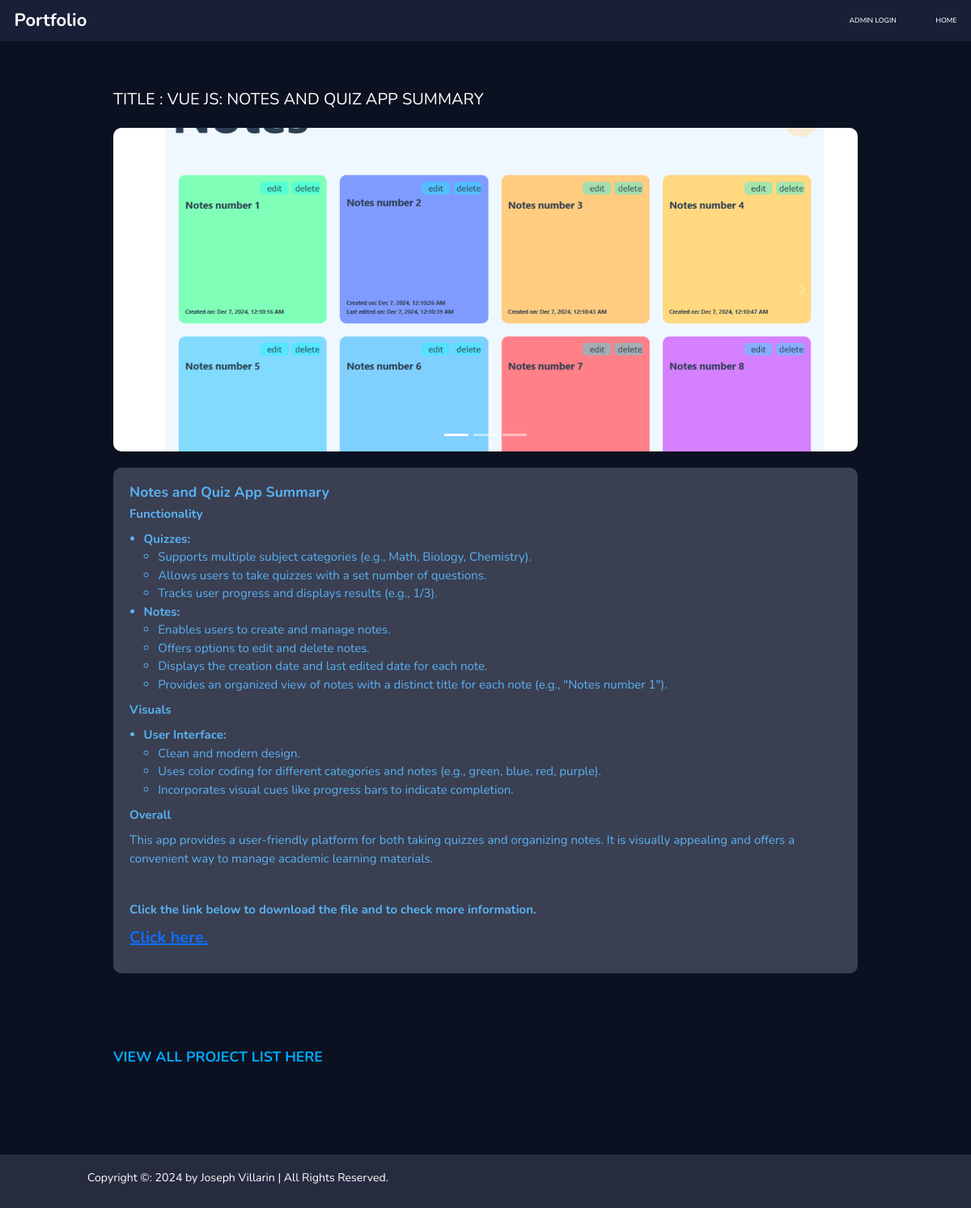
Page /items/category/web-development/vue-js-notes-and-quiz-app-summary/ on the committed database.
### items/models.py (models this page shows, shortened)
class Item(models.Model):
    item_name       = models.CharField(max_length=200, unique=True)
    slug            = models.SlugField(max_length=200, unique=True)
    description     = RichTextField(blank=True)  # Replaced TextField with RichTextField
    price           = models.IntegerField()
    images          = models.ImageField(upload_to='photos/products')
    stock           = models.IntegerField()
    is_available    = models.BooleanField(default=True)
    category        = models.ForeignKey(Category, on_delete=models.CASCADE)
    created_date    = models.DateTimeField(auto_now_add=True)
    modified_date   = models.DateTimeField(auto_now=True)

class ItemGallery(models.Model):
    item = models.ForeignKey(Item, on_delete=models.CASCADE)
    image = models.ImageField(upload_to='store/products', max_length=255)
    class Meta:
        verbose_name='itemgallery'
        verbose_name_plural='item gallery'

### items/views.py (the view)
# urls.py: path('category/<slug:category_slug>/<slug:item_slug>/', views.item_detail, name="item_detail"),
def item_detail(request, category_slug, item_slug):
    try:
        item_category = get_object_or_404(Item, category__slug=category_slug, slug=item_slug)
        in_favoritelist = FavoritesListItems.objects.filter(favoriteslist__favoriteslist_id = _favorites_id(request),item=item_category).exists()
    except Exception as e:
        raise e
    item_gallery = ItemGallery.objects.filter(item_id = item_category)
    context = {
        'item_category':item_category,
        'in_favoritelist':in_favoritelist,
        'item_gallery': item_gallery
    }
    return render(request, 'items/itemdetail.html',context)

### category/context_processor.py (called while the page is built)
def menu_links(request):
    links = Category.objects.all()
    return dict(links=links)

### favoriteslist/context_processors.py (called while the page is built)
def counter(request):
    favorites_count = 0
    if 'admin'in request.path:
        return {}
    else:
        try:
            favorites = FavoritesList.objects.filter(favoriteslist_id=_favorites_id(request))
            favorites_items = FavoritesListItems.objects.all().filter(favoriteslist=favorites[:1])
            for favorites_items in favorites_items:
                favorites_count += favorites_items.quantity
        except FavoritesList.DoesNotExist:
            favorites_count = 0
    return dict(favorites_count=favorites_count)

### favoriteslist/views.py (called while the page is built)
def _favorites_id(request):
    favorites = request.session.session_key
    if not favorites:
        favorites = request.session.create()
    return favorites

### templates/items/itemdetail.html (shortened to what this page needs)
{%extends 'base2.html'%}
{%block content%}
{%load static%}
<head>
    <link href="{% static 'css/bootstrap.css' %}" rel="stylesheet" type="text/css"/>
</head>
<body>
    <div class="content">
        <div class="header">
            <p>TITLE : {{item_category.item_name | upper}}</p>
        </div>
        <div id="carouselExampleIndicators" class="carousel slide" data-bs-ride="carousel">
            <div class="carousel-indicators">
                <button type="button" data-bs-target="#carouselExampleIndicators" data-bs-slide-to="0" class="active" aria-current="true" aria-label="Slide 1"></button>
                <button type="button" data-bs-target="#carouselExampleIndicators" data-bs-slide-to="1" aria-label="Slide 2"></button>
                <button type="button" data-bs-target="#carouselExampleIndicators" data-bs-slide-to="2" aria-label="Slide 3"></button>
            </div>
            <div class="carousel-inner">
                {% for i in item_gallery %}
                <div class="carousel-item {% if forloop.first %}active{% endif %}">
                    <img src="{{ i.image.url }}" class="d-block w-100 carousel-image" alt="" data-bs-toggle="modal" data-bs-target="#imageModal" data-img-url="{{ i.image.url }}">
                </div>
                {% endfor %}
            </div>
            <button class="carousel-control-prev" type="button" data-bs-target="#carouselExampleIndicators" data-bs-slide="prev">
                <span class="carousel-control-prev-icon" aria-hidden="true"></span>
            </button>
            <button class="carousel-control-next" type="button" data-bs-target="#carouselExampleIndicators" data-bs-slide="next">
                <span class="carousel-control-next-icon" aria-hidden="true"></span>
            </button>
        </div>
        <div class="text-box">
            {{item_category.description|safe }}
        </div>
        <div class="projectlist">
                <a href="{% url 'items' %}" class="view-all">VIEW ALL PROJECT LIST HERE</a>
        </div>
    </div>
</body>
{%endblock%}

### portfolio/static/css/styles.css (style rules this page uses)
* { margin: 0; padding: 0; box-sizing: border-box; text-decoration: none; border: none; outline: none; scroll-behavior: smooth; font-family: "Nunito", sans-serif; }
:root { --bg-color: #191f36; --snd-bg-color: #262b40; --text-color: #fff; --main-color: #59b2f4; }
html { font-size: 62.5%; overflow-x: hidden; }
body { background: var(--bg-color); color: var(--text-color); }
span { color: var(--main-color); }
@media (max-width: 1200px) { html { font-size: 55%; } }
.view-all { color: #00aaff; font-size: 14px; margin-top: 20px; display: block; text-align: center; text-decoration: none; font-weight: bold; transition: color 0.3s; }

### templates/items/itemdetail.html (style rules this page uses)
body { background-color: #0b1120; color: #ffffff; font-family: Arial, sans-serif; margin-top: 10rem; }
.content { padding: 20px; margin: 0 10%; }
.header { margin-bottom: 20px; font-size:20px; }
.header p { margin: 0; }
.carousel { border-radius: 10px; overflow: hidden; }
.carousel-inner img { width: 100%; height: auto; object-fit: cover; max-height: 500px; }
.carousel-item img { width: 100%; height: 400px; object-fit: cover; }
.text-box { background-color: #3a3f51; color: #59b2f4; padding: 20px; margin-top: 20px; border-radius: 10px; font-size:15px; }
.carousel-image { cursor: pointer; transition: transform 0.3s ease; }
.projectlist { margin-top: 8rem; display: flex; flex-direction: column; align-items: flex-start; text-align: left; font-size:2rem; }
.projectlist a { font-size:2rem; }

### rows in the picture
Item: item_name "VUE JS: NOTES AND QUIZ APP SUMMARY", description "Notes and Quiz App Summary Functionality Quizzes: Supports multiple subject categories (e.g., Math, Biology, Chemistry). Allows users to take quizzes with a set number of questions. Tracks user progress and displays results (e.g., 1/3). Notes: Enables users to create and manage notes. Offers options to edit and delete notes. Displays the creation date and last edited date for each note. Provides an organized view of notes with a distinct title for each note (e.g., \"Notes number 1\"). Visuals User Interface: Clean and modern design. Uses color coding for different categories and notes (e.g., green, blue, red, purple). Incorporates visual cues like progress bars to indicate completion. Overall…"
ItemGallery: image (picture)
